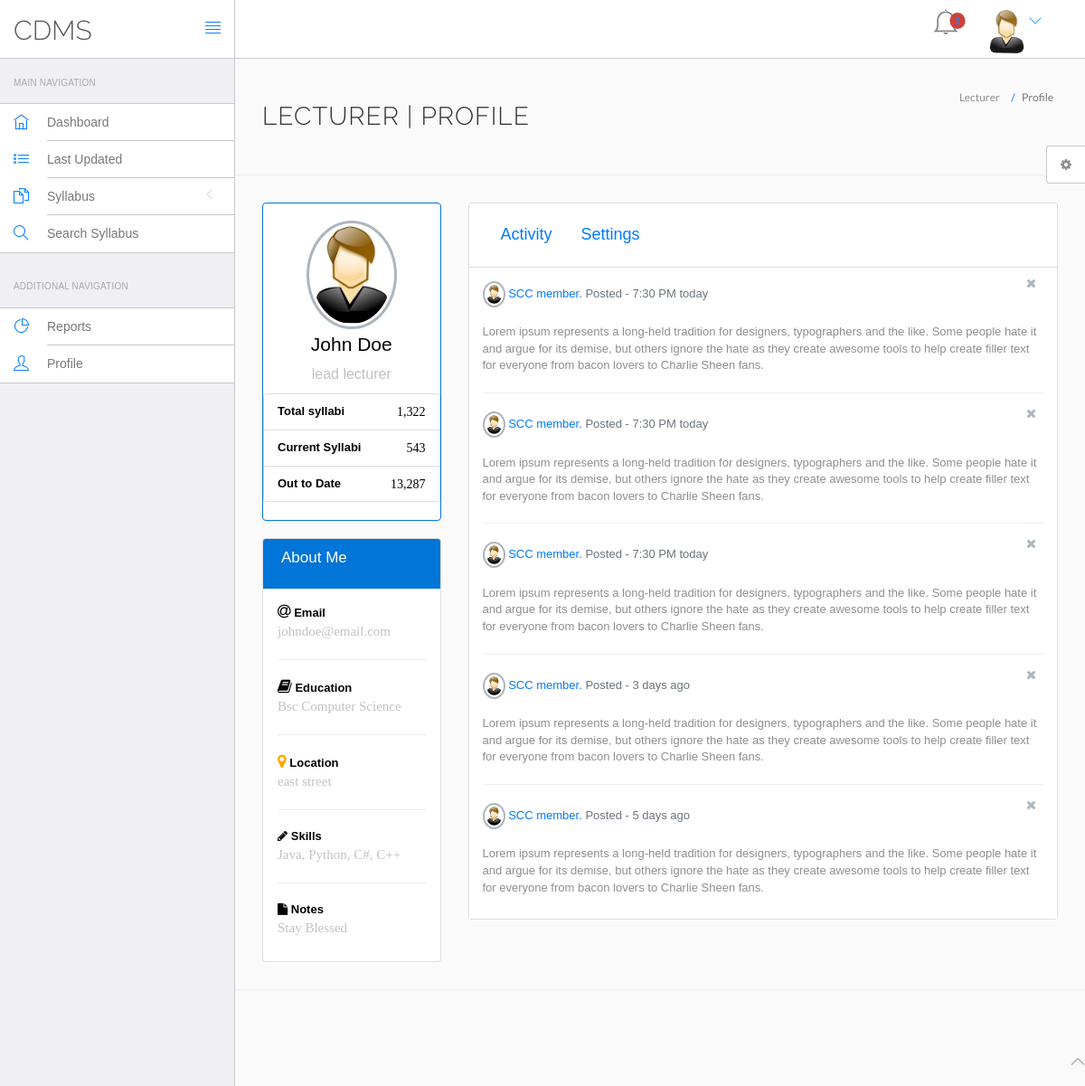
The app's page /views/lecturers/profile.php (signed in) with its own data.
### tables this page shows
CREATE TABLE IF NOT EXISTS `syllabus_author` (
  `Author_ID` int NOT NULL,
  `Faculty_ID` int NOT NULL,
  `School_ID` int NOT NULL,
  `Name` varchar(50) NOT NULL,
  `Profile_Picture` varchar(50) DEFAULT NULL,
  `Email` varchar(50) DEFAULT NULL,
  `Address` varchar(100) DEFAULT NULL,
  `Education` varchar(60) DEFAULT NULL,
  `Skill` varchar(100) DEFAULT NULL,
  `Position` varchar(50) NOT NULL,
  `Note` varchar(150) DEFAULT NULL,
  PRIMARY KEY (`Author_ID`),
  UNIQUE KEY `Faculty_ID` (`Faculty_ID`) USING BTREE,
  UNIQUE KEY `School_ID` (`School_ID`),
  UNIQUE KEY `Email` (`Email`)
);

### views/lecturers/profile.php (the view, shortened to what this page needs)
<?php
	include('include/config.php');
?>
<!DOCTYPE html>
<html lang="en">
    <head>
		<link rel="stylesheet" href="vendor/bootstrap/css/bootstrap.min.css">
		<link rel="stylesheet" href="vendor/fontawesome/css/font-awesome.min.css">
		<link rel="stylesheet" href="vendor/themify-icons/themify-icons.min.css">
		<link href="vendor/animate.css/animate.min.css" rel="stylesheet" media="screen">
		<link href="vendor/perfect-scrollbar/perfect-scrollbar.min.css" rel="stylesheet" media="screen">
		<link href="vendor/switchery/switchery.min.css" rel="stylesheet" media="screen">
		<link href="vendor/bootstrap-touchspin/jquery.bootstrap-touchspin.min.css" rel="stylesheet" media="screen">
		<link href="vendor/select2/select2.min.css" rel="stylesheet" media="screen">
		<link href="vendor/bootstrap-datepicker/bootstrap-datepicker3.standalone.min.css" rel="stylesheet" media="screen">
		<link href="vendor/bootstrap-timepicker/bootstrap-timepicker.min.css" rel="stylesheet" media="screen">
		<link rel="stylesheet" href="assets/css/styles.css">
		<link rel="stylesheet" href="assets/css/plugins.css">
		<link rel="stylesheet" href="assets/css/themes/theme-1.css" id="skin_color" />
    </head>
    <body>
        <div id="app">
            <?php include('include/sidebar.php');?>
            <div class="app-content">
                <?php include('include/header.php');?>
                <div class="main-content">
                    <div class="wrap-content container" id="container">
                        <section id="page-title">
							<div class="row">
								<div class="col-sm-8">
									<h1 class="mainTitle">Lecturer | Profile</h1>
																	</div>
								<ol class="breadcrumb">
									<li>
										<span>Lecturer</span>
									</li>
									<li class="active">
										<span>Profile</span>
									</li>
								</ol>
							</div>
						</section>
						<div class="container-fluid container-fullw">
                            <div class="row">
                                <div class="col-md-3">
									<?php
										$id = $_SESSION['aid'];
										$sql1 = mysqli_query($conn,"SELECT * FROM syllabus_author WHERE Author_ID = '$id'");
										while($row1 = mysqli_fetch_assoc($sql1))
										{
									?>
										<div class="card bg-white card-outline-primary">
											<br />
											<div class="card-body box-profile">
												<div class="text-center">
													<img style="width: 100px;" class="profile-user-img img-fluid img-circle"
														src="assets\images\images.jpg"
														alt="User profile picture">
												</div>
												<h3 style="color:black;" class="profile-username text-center"><?php echo $row1['Name'];?></h3>
												<p style="font-size: 16px;" class="text-muted text-center"><?php echo $row1['Position'];?></p>
												<ul class="list-group list-group-unbordered mb-3">
													<li class="list-group-item">
														<b>Total syllabi</b> <a style="color:black;font-size: 14px;font-family:Times New Roman, Times, serif;" class="pull-right">1,322</a>
													</li>
													<li class="list-group-item">
														<b>Current Syllabi</b> <a style="color:black;font-size: 14px;font-family:Times New Roman, Times, serif;" class="pull-right">543</a>
													</li>
													<li class="list-group-item">
														<b>Out to Date</b> <a  style="color:black;font-size: 14px;font-family:Times New Roman, Times, serif;"class="pull-right">13,287</a>
													</li>
												</ul>
											</div>
										</div>
										<br />
										<div class="card bg-white">
											<div class="card-header card-primary">
												<h3 style="font-size: 17px;color:white;" class="card-title">About Me</h3>
											</div>
											<div class="card-body" style="padding: 16px;">
												<strong>  <i style="font-size: 17px;" class="fa fa-at mr-1"></i> Email</strong>
												<p style="font-size:15px;font-family:Times New Roman, Times, serif;" class="text-muted">
													<?php echo $row1['Email']; ?>
												</p>
												<hr>
												<strong>  <i style="font-size: 17px;" class="fa fa-book mr-1"></i> Education</strong>
												<p style="font-size:15px;font-family:Times New Roman, Times, serif;" class="text-muted">
													<?php echo $row1['Education']; ?>
												</p>
												<hr>
												<strong><i style="font-size: 17px;color:orange;" class="fa fa-map-marker mr-1"></i> Location</strong>
												<p style="font-size:15px;font-family:Times New Roman, Times, serif;" class="text-muted"><?php echo $row1['Address']; ?></p>
												<hr>
												<strong><i class="fa fa-pencil mr-1"></i> Skills</strong>
												<p style="font-size:15px;font-family:Times New Roman, Times, serif;" class="text-muted">
													<span class="tag tag-info"><?php echo $row1['Skill']; ?></span>
												</p>
												<hr>
												<strong><i class="fa fa-file mr-1"></i> Notes</strong>
												<p style="font-size:15px;font-family:Times New Roman, Times, serif;" class="text-muted"><?php echo $row1['Note']; ?></p>
											</div>
										</div>
									<?php } ?>
                                    </div>
                                    <div class="col-md-9">
                                        <div class="card bg-white">
                                            <div class="card-header p-2 bg-white">
                                                <ul class="nav nav-pills">
                                                    <li class="nav-item"><a style="font-size:18px;" class="nav-link active" href="#activity" data-toggle="tab">Activity</a></li>
                                                    <li class="nav-item"><a style="font-size:18px;" class="nav-link" href="#setting" data-toggle="tab">Settings</a></li>
                                                </ul>
                                            </div>
                                            <div class="card-body">
                                                <div class="tab-content">
                                                    <div class="active tab-pane" id="activity">
                                                        <div class="post">
															<div class="user-block">
																<img class="img-circle img-bordered-sm" style="width: 25px;" src="assets\images\images.jpg" alt="user image">
																<span class="username">
																	<a href="#">SCC member.</a>
																	<a href="#" class="pull-right btn-tool"><i class="fa fa-times"></i></a>
																</span>
																<span class="description">Posted - 7:30 PM today</span>
															</div>
															<br />
															<p>
																Lorem ipsum represents a long-held tradition for designers,
																typographers and the like. Some people hate it and argue for
																its demise, but others ignore the hate as they create awesome
																tools to help create filler text for everyone from bacon lovers
																to Charlie Sheen fans.
															</p>
															<hr />
                                                        </div>
                                                        <div class="post">
															<div class="user-block">
																<img class="img-circle img-bordered-sm" style="width: 25px;" src="assets\images\images.jpg" alt="user image">
																<span class="username">
																	<a href="#">SCC member.</a>
																	<a href="#" class="pull-right btn-tool"><i class="fa fa-times"></i></a>
																</span>
																<span class="description">Posted - 7:30 PM today</span>
															</div>
															<br />
															<p>
																Lorem ipsum represents a long-held tradition for designers,
																typographers and the like. Some people hate it and argue for
																its demise, but others ignore the hate as they create awesome
																tools to help create filler text for everyone from bacon lovers
																to Charlie Sheen fans.
															</p>
															<hr />
                                                        </div>
                                                        <div class="post">
															<div class="user-block">
																<img class="img-circle img-bordered-sm" style="width: 25px;" src="assets\images\images.jpg" alt="user image">
																<span class="username">
																	<a href="#">SCC member.</a>
																	<a href="#" class="pull-right btn-tool"><i class="fa fa-times"></i></a>
																</span>
																<span class="description">Posted - 7:30 PM today</span>
															</div>
															<br />
															<p>
																Lorem ipsum represents a long-held tradition for designers,
																typographers and the like. Some people hate it and argue for
																its demise, but others ignore the hate as they create awesome
																tools to help create filler text for everyone from bacon lovers
																to Charlie Sheen fans.
															</p>
															<hr />
                                                        </div>
                                                        <div class="post clearfix">
															<div class="user-block">
																<img class="img-circle img-bordered-sm" style="width: 25px;" src="assets\images\images.jpg" alt="User Image">
																<span class="username">
																	<a href="#">SCC member.</a>
																	<a href="#" class="pull-right btn-tool"><i class="fa fa-times"></i></a>
																</span>
																<span class="description">Posted - 3 days ago</span>
															</div>
															<br />
															<p>
																Lorem ipsum represents a long-held tradition for designers,
																typographers and the like. Some people hate it and argue for
																its demise, but others ignore the hate as they create awesome
																tools to help create filler text for everyone from bacon lovers
																to Charlie Sheen fans.
															</p>
															<hr />
                                                        </div>
                                                        <div class="post">
															<div class="user-block">
																<img class="img-circle img-bordered-sm" style="width: 25px;" src="assets\images\images.jpg" alt="User Image">
																<span class="username">
																	<a href="#">SCC member.</a>
																	<a href="#" class="pull-right btn-tool"><i class="fa fa-times"></i></a>
																</span>
																<span class="description">Posted - 5 days ago</span>
															</div>
															<br />
															<p>
																Lorem ipsum represents a long-held tradition for designers,
																typographers and the like. Some people hate it and argue for
																its demise, but others ignore the hate as they create awesome
																tools to help create filler text for everyone from bacon lovers
																to Charlie Sheen fans.
															</p>
                                                        </div>
                                                    </div>
                                                </div>
                                            </div>
                                        </div>
                                    </div>
                                </div>
                            </div>
                        </div>
                    </div>
                </div>
            </div>
			<?php include('include/footer.php');?>
			<?php include('include/setting.php');?>
    </body>
</html>

### views/lecturers/assets/css/themes/theme-1.css (style rules this page uses)
body { background: #FAFAFA; }

### views/lecturers/profile.php (style rules this page uses)
.btn-tool { background:0 0;color:#adb5bd;font-size:.875rem;margin:-.75rem 0;padding:.25rem .5rem }
.user-block .description { color:#6c757d;font-size:13px;margin-top:-3px }
.img-bordered-sm { border:2px solid #adb5bd;padding:2px }
.img-circle { border-radius:50% }
strong, b,label { font-weight: 800; color: black; }
.profile-user-img { border:3px solid #adb5bd;margin:0 auto;padding:3px;width:100px }
.profile-username { font-size:21px;margin-top:5px }
.img-fluid { max-width:100%;height:auto }
.card { position: relative; display: -webkit-box; display: -webkit-flex; display: -ms-flexbox; display: flex; -webkit-box-orient: vertical; -webkit-box-direction: normal; -webkit-flex-direction: column; -ms-flex-direction: column; flex-direction: column; background-color: #fff; border: 1px solid rgba(0, 0, 0, 0.125); border-radius: 0.25rem; }
.card-title { margin-bottom: 0.75rem; }
.card-header { padding: 0.75rem 1.25rem; margin-bottom: 0; background-color: #f7f7f9; border-bottom: 1px solid rgba(0, 0, 0, 0.125); }
.card-header:first-child { border-radius: calc(0.25rem - 1px) calc(0.25rem - 1px) 0 0; }
.card-primary { background-color: #0275d8; border-color: #0275d8; }
.card-outline-primary { background-color: transparent; border-color: #0275d8; }

### records on screen
syllabus_author: Name "John Doe", Position "lead lecturer", Email "johndoe@email.com", Education "Bsc Computer Science", Address "east street", Skill "Java, Python, C#, C++", Note "Stay Blessed"
